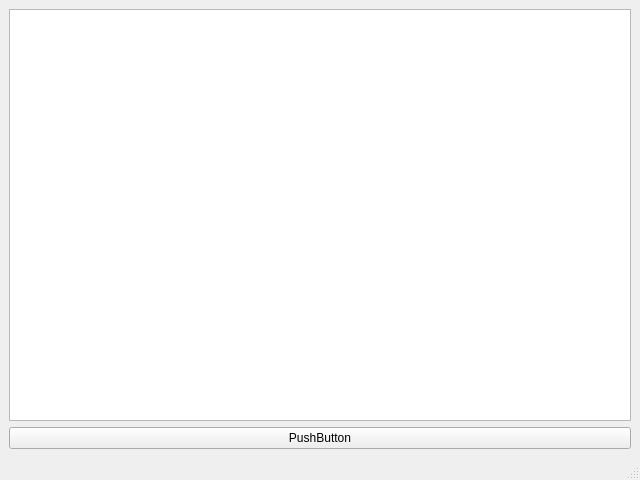
<?xml version="1.0" encoding="UTF-8"?>
<ui version="4.0">
 <class>MainWindow</class>
 <widget class="QMainWindow" name="MainWindow">
  <property name="geometry">
   <rect>
    <x>0</x>
    <y>0</y>
    <width>640</width>
    <height>480</height>
   </rect>
  </property>
  <property name="windowTitle">
   <string>MainWindow</string>
  </property>
  <widget class="QWidget" name="centralwidget">
   <layout class="QGridLayout" name="gridLayout">
    <item row="0" column="0">
     <layout class="QVBoxLayout" name="verticalLayout">
      <item>
       <widget class="QTextEdit" name="textEdit"/>
      </item>
      <item>
       <widget class="QPushButton" name="pushButton">
        <property name="text">
         <string>PushButton</string>
        </property>
       </widget>
      </item>
     </layout>
    </item>
   </layout>
  </widget>
  <widget class="QMenuBar" name="menubar">
   <property name="geometry">
    <rect>
     <x>0</x>
     <y>0</y>
     <width>640</width>
     <height>22</height>
    </rect>
   </property>
  </widget>
  <widget class="QStatusBar" name="statusbar"/>
 </widget>
 <resources/>
 <connections/>
</ui>
